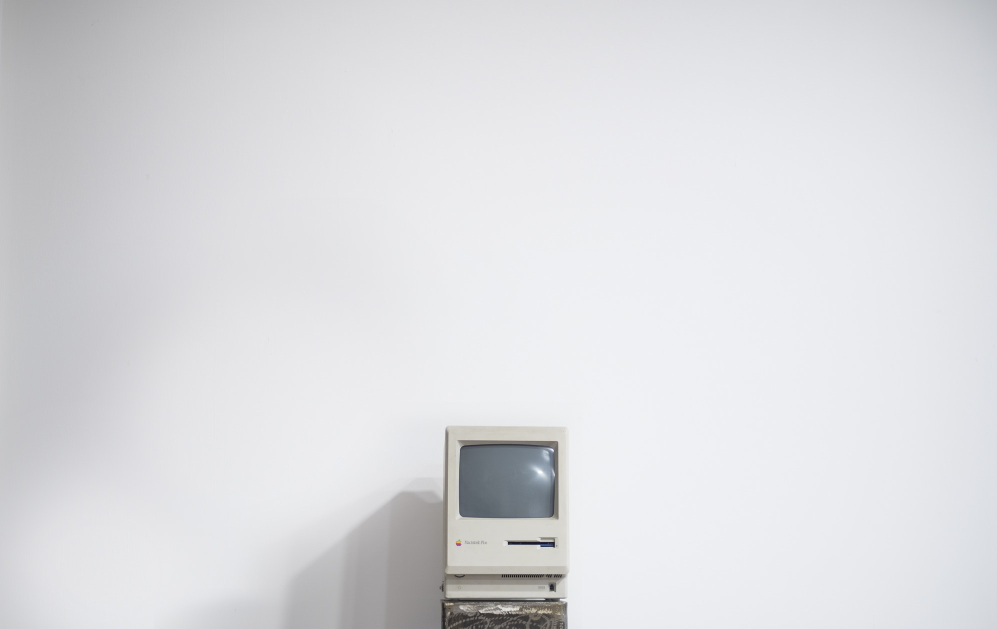
#> input picture 2023-11-16 - Working with images in Python/example.jpg, 1993 x 1257 px, found by its file name (shown at 1/2 size)
$ jupyter execute --allow-errors '2023-12-02 - Project 3.ipynb'   (text cells are left out)
#> lines starting #> are read from the running program, lines starting #| are printed output that depends on the picture; pictures that were not available may be replaced by others from this repository, and a replacement may not be noted
[cell 1]
from PIL import Image

[cell 2]
mac = Image.open('example.jpg')
#> mac is the input picture: PIL image 1993x1257 RGB; mean R, G, B 220.4, 220.9, 223.8
watermark = Image.open('_watermark.png')
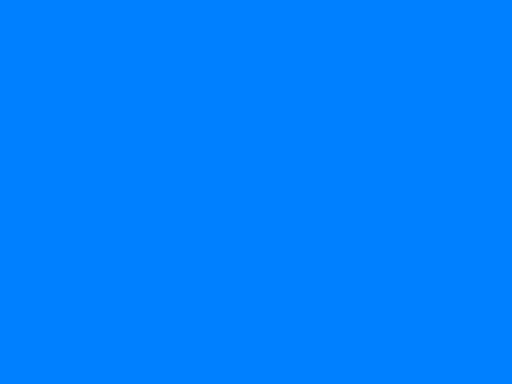
#> input picture 2023-11-16 - Working with images in Python/Color-blue.JPG, 512 x 384 px, given in place of _watermark.png, which was not available
#> watermark is the input picture: PIL image 512x384 RGB; mean R, G, B 0, 127, 255

[cell 3]
watermark.size
#> Out = (512, 384)

[cell 4]
mac.size
#> Out = (1993, 1257)

[cell 5]
new_watermark = watermark.crop((200,200,400,300))
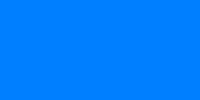
#> new_watermark: PIL image 200x100 RGB; mean R, G, B 0, 127, 255

[cell 6]
new_watermark = new_watermark.resize(((1400, 1200)))
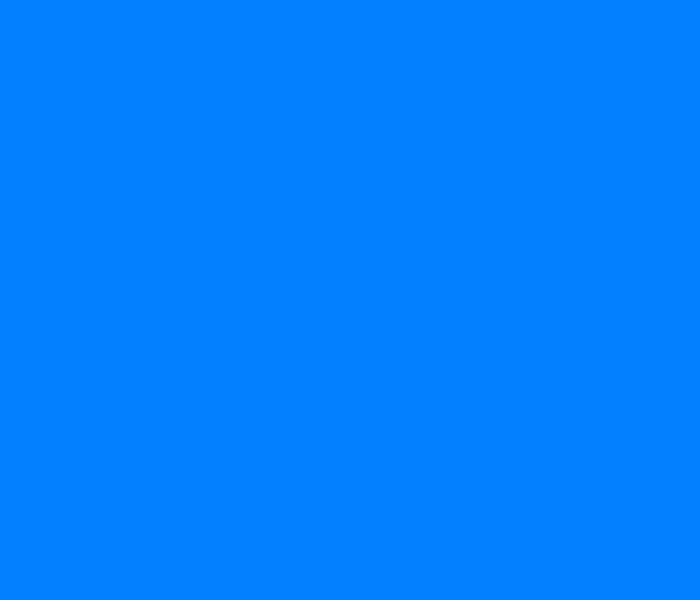
#> new_watermark: PIL image 1400x1200 RGB (shown at 1/2 size); mean R, G, B 0, 127, 255

[cell 7]
new_watermark.putalpha(100)
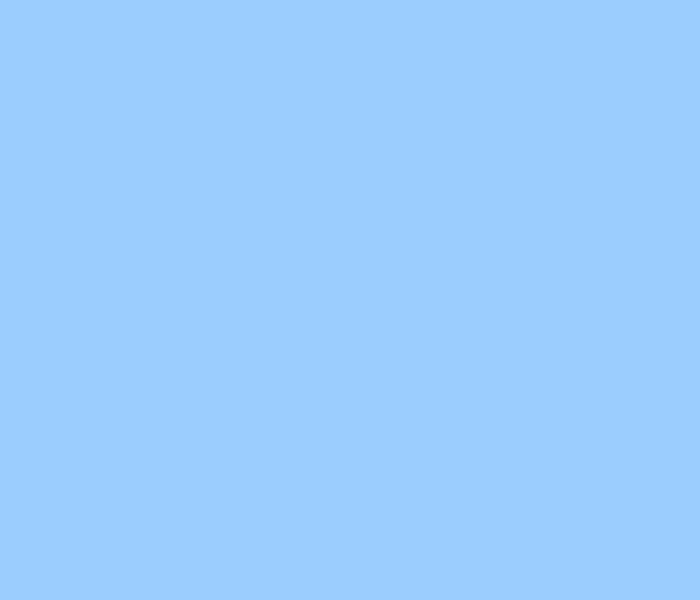
#> new_watermark: PIL image 1400x1200 RGBA (shown at 1/2 size); mean R, G, B, A 0, 127, 255, 100; transparent parts drawn white

[cell 8]
new_watermark

[cell 9]
mac.paste(im=new_watermark,box=(0,0),mask=new_watermark)
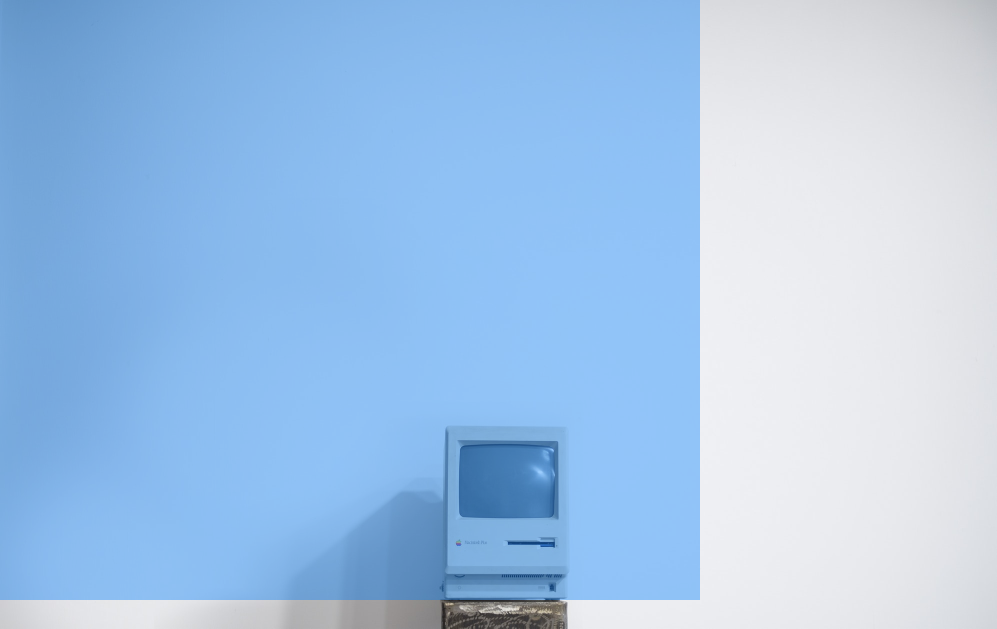
#> mac: PIL image 1993x1257 RGB (shown at 1/2 size); mean R, G, B 163.1, 196.9, 232.8

[cell 10]
mac

[cell 11]
import sys # to access the system
import cv2
img = cv2.imread("example.jpg", cv2.IMREAD_ANYCOLOR)

#> (the rest of this cell did not finish here and is left out)
